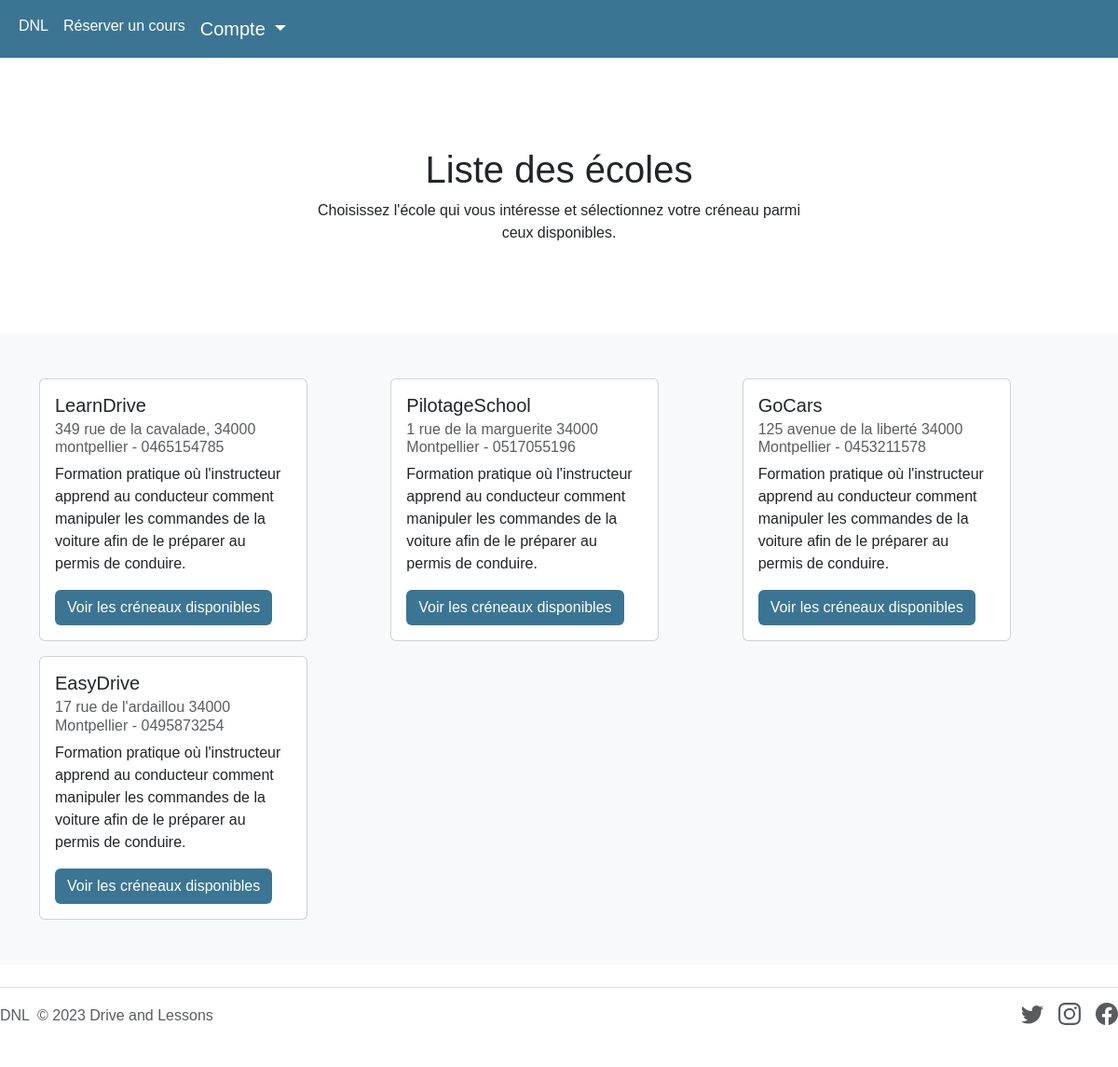
Before: / with the older database file.
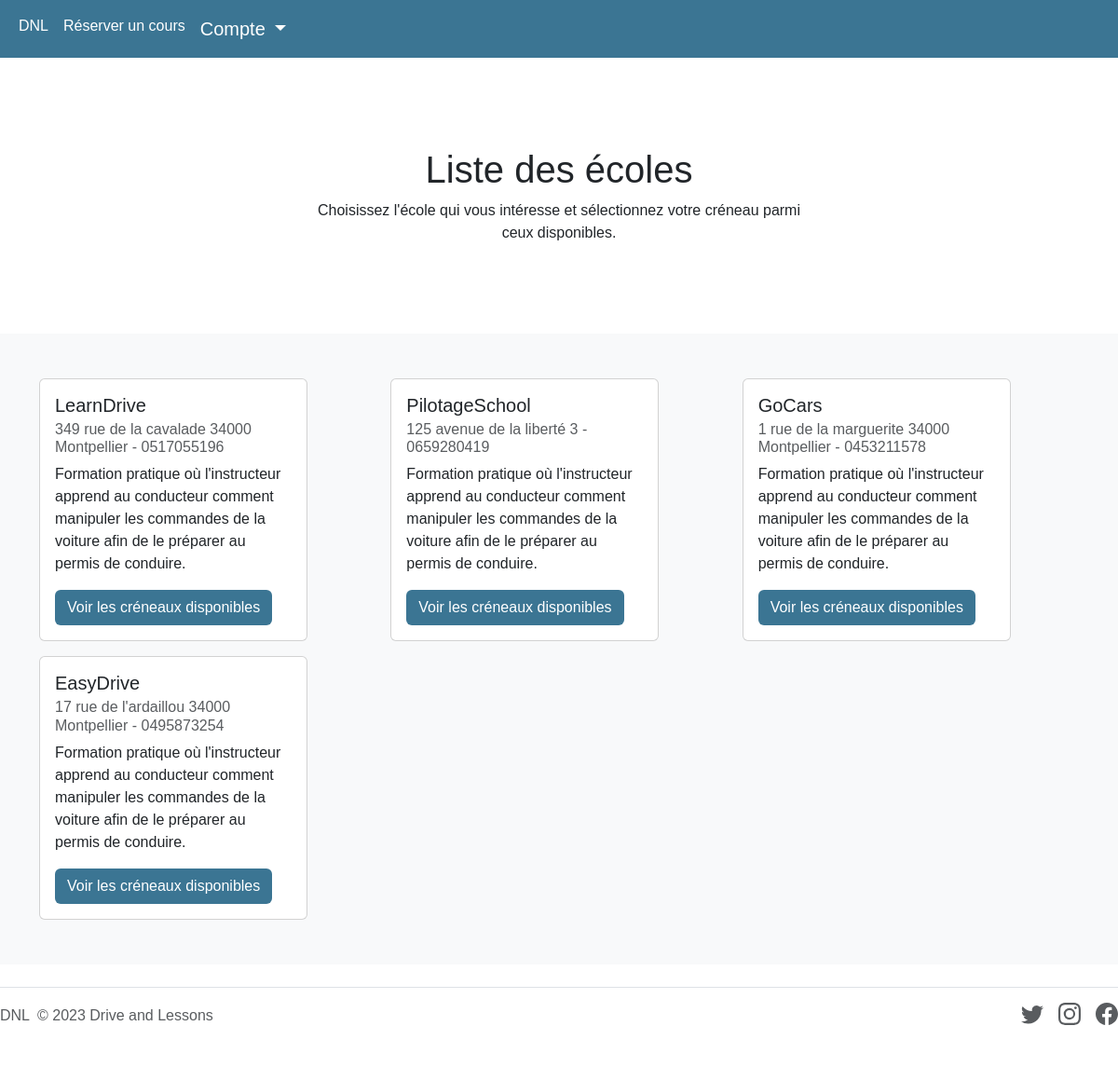
After: the same page with the newer database file.
### pilotageSchool/models.py (models this page shows, shortened)
class School(models.Model):
    id = models.AutoField(primary_key=True)
    name = models.CharField(max_length=200)
    address = models.CharField(max_length=200)
    phone = models.CharField(max_length=10)

### pilotageSchool/views.py (the view)
# urls.py: path('', views.index, name='index'),
def index(request):
    schools = School.objects.all()
    return render(request, 'templates/school_list.html', {'schools': schools})

### pilotageSchool/templates/school_list.html (shortened to what this page needs)
<!doctype html>
<html lang="en">
<head>
    <link href="https://cdn.jsdelivr.net/npm/bootstrap@5.3.0-alpha1/dist/css/bootstrap.min.css" rel="stylesheet">
    <link rel="stylesheet" href="https://cdnjs.cloudflare.com/ajax/libs/font-awesome/4.7.0/css/font-awesome.min.css">
</head>
<body>
    {% include 'navbar.html' %}
    <main>
      <section class="py-5 text-center container">
        <div class="row py-lg-5">
          <div class="col-lg-6 col-md-8 mx-auto">
            <h1 class="fw-light">Liste des écoles</h1>
              <p class="card-text">Choisissez l'école qui vous intéresse et sélectionnez votre créneau parmi ceux disponibles.</p>
          </div>
        </div>
      </section>
      <div class="album py-5 bg-light">
        <div class="container">
          <div class="row row-cols-1 row-cols-sm-2 row-cols-md-3 g-3">
            {% for school in schools %}
            <div class="col">
                <div class="card" style="width: 18rem;">
                  <div class="card-body">
                    <h5 class="card-title">{{ school.name }}</h5>
                    <h6 class="card-subtitle mb-2 text-muted">{{ school.address }} - {{ school.phone }}</h6>
                    <p class="card-text">Formation pratique où l'instructeur apprend au conducteur comment manipuler les commandes de la voiture afin de le préparer au permis de conduire.</p>
                  <a href="{% url 'choose_reservation' school.name %}" class="btn">Voir les créneaux disponibles</a>
                  </div>
                </div>
            </div>
            {% endfor %}
          </div>
        </div>
      </div>
    </main>
    {% include 'footer.html' %}
</body>
</html>

Changed rows visible on the page:
changed School "LearnDrive": address "349 rue de la cavalade, 34000 montpellier" → "349 rue de la cavalade 34000 Montpellier"; phone "0465154785" → "0517055196"
changed School "PilotageSchool": address "1 rue de la marguerite 34000 Montpellier" → "125 avenue de la liberté 3"; phone "0517055196" → "0659280419"
changed School "GoCars": address "125 avenue de la liberté 34000 Montpellier" → "1 rue de la marguerite 34000 Montpellier"
